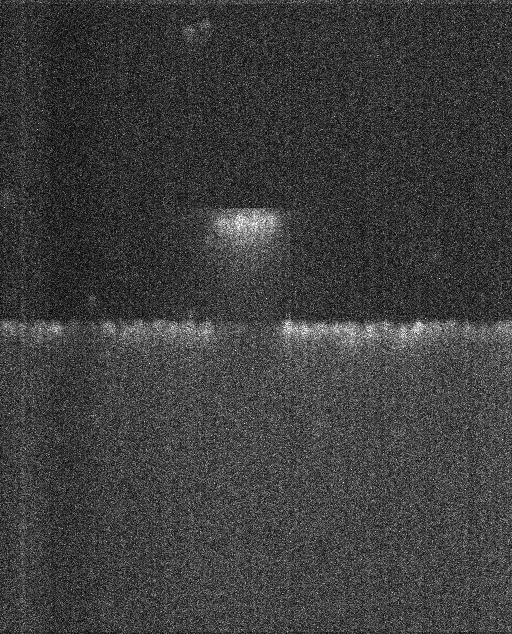
%> input picture Assignment 1/flash4.jpg, 512 x 634 px
$ octave Part1.m   (GNU Octave 9; MATLAB toolbox functions it lacks are replaced by stand-ins)
%> lines starting %> are read from the running program, lines starting %| are printed output that depends on the picture
data = imread('D:\__RESEARCH\[Coursera] DYNAMICAL MODELLING for SYSTEMS BIOLOGY\Assignment 1\flash4.jpg', 'jpg');
%> data is the input picture: size 634x512 uint8; min 0, max 255, mean 61.6

img = transpose(data);
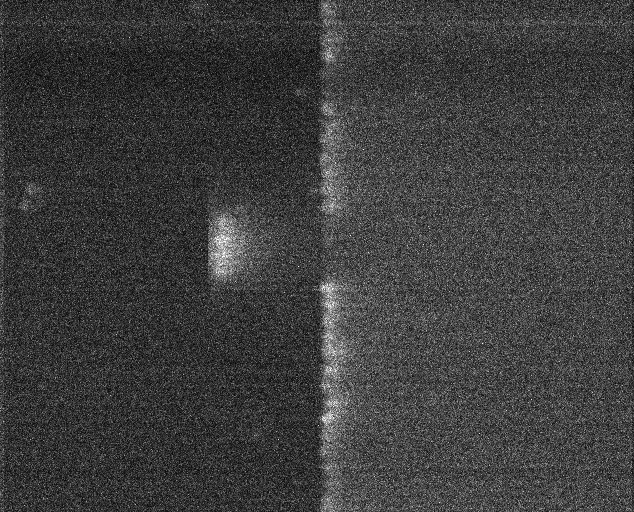
%> img: size 512x634 uint8; min 0, max 255, mean 61.6; mean of the top-left, top-right, bottom-left and bottom-right quarters 50.3, 67.9, 52.7, 75.6
imgsc = imagesc(img);

clim([0 255]);
colormap cool;
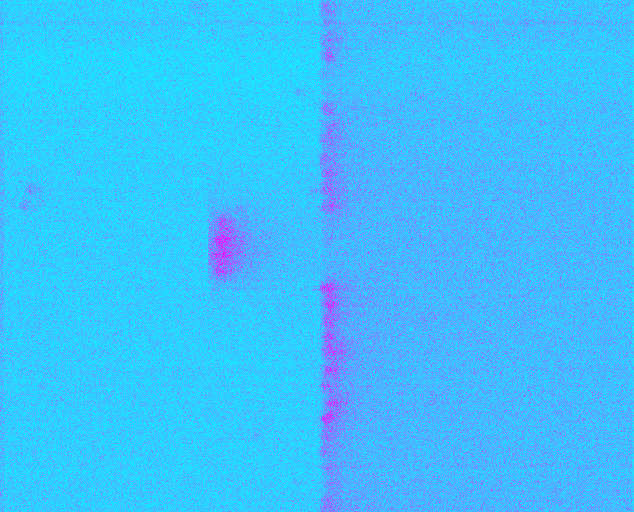
%> displayed picture: size 512x634x3, on the screen's scale of 0 to 255; mean R, G, B 61.6, 193.4, 255
